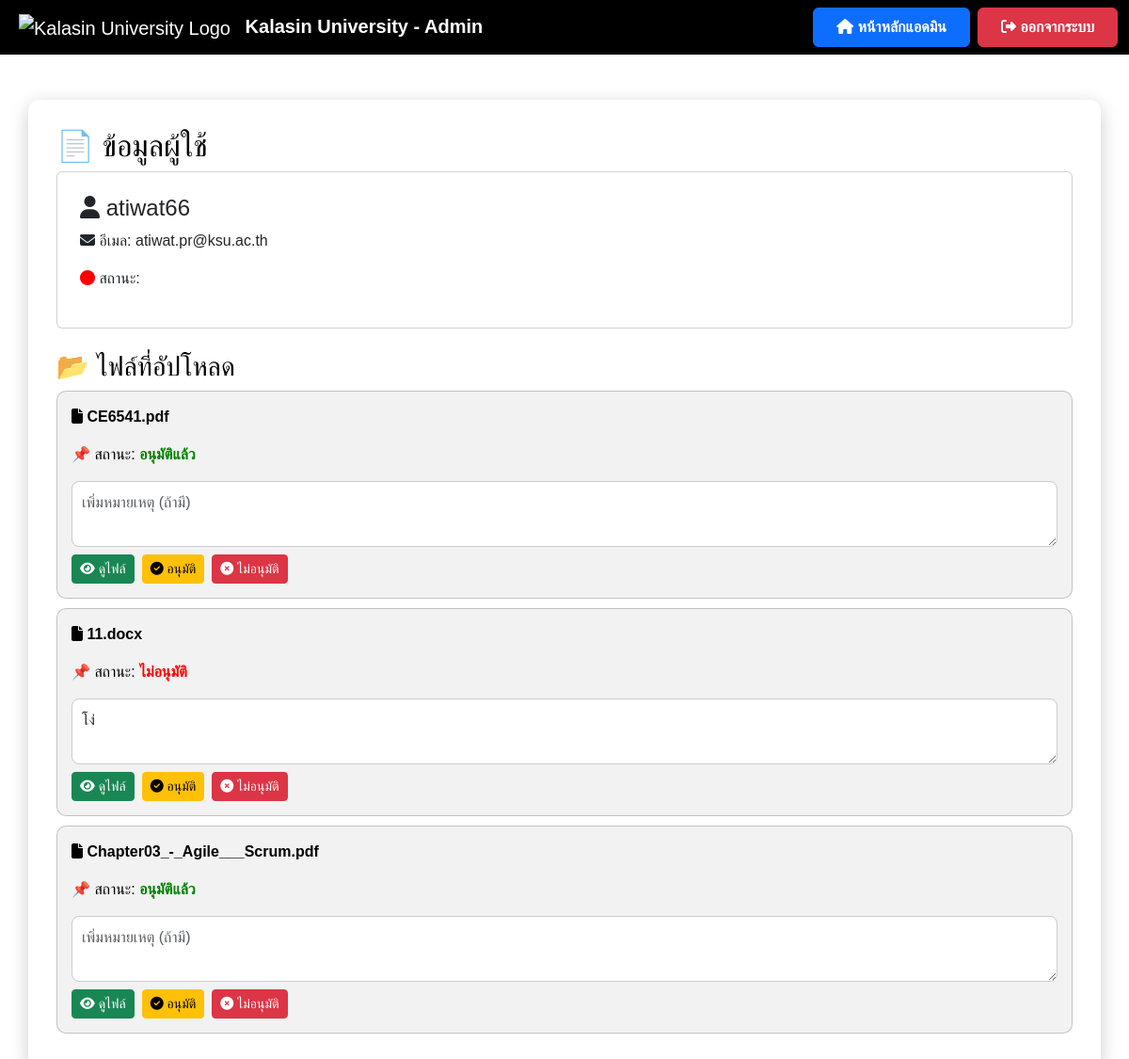
The page /view_user/1 on the database as committed earlier.
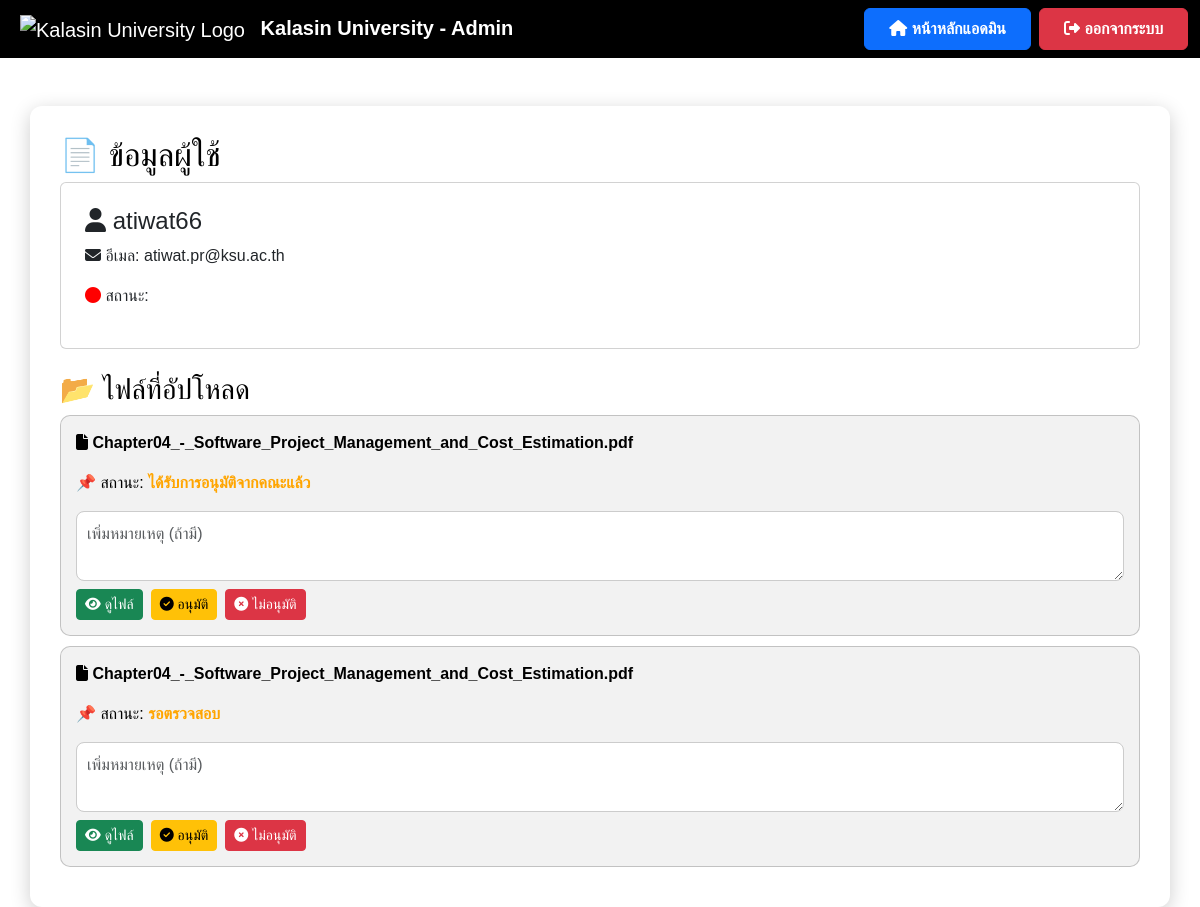
The same page on the database as committed later.
### app.py (models this page shows)
class File(db.Model):
    id = db.Column(db.Integer, primary_key=True)
    filename = db.Column(db.String(255), nullable=False)
    file_path = db.Column(db.String(255), nullable=True)  # ✅ เพิ่มฟิลด์นี้
    status = db.Column(db.String(50), nullable=False, default="รอตรวจสอบ")
    comment = db.Column(db.Text, nullable=True)
    user_id = db.Column(db.Integer, db.ForeignKey('user.id'), nullable=False)

### app.py (the view)
@app.route('/view_user/<int:user_id>')
def view_user(user_id):
    user = User.query.get(user_id)
    if not user:
        flash("ไม่พบข้อมูลผู้ใช้", "danger")
        return redirect(url_for('manage_users'))  # ถ้าหาไม่เจอให้กลับไปหน้า manage_users
    files = File.query.filter_by(user_id=user.id).all()
    return render_template('view_user.html', user=user, files=files)

### templates/view_user.html (shortened to what this page needs)
<!DOCTYPE html>
<html lang="th">
<head>
    <link href="https://cdn.jsdelivr.net/npm/bootstrap@5.3.3/dist/css/bootstrap.min.css" rel="stylesheet">
    <link rel="stylesheet" href="https://cdnjs.cloudflare.com/ajax/libs/font-awesome/6.4.2/css/all.min.css">
</head>
<body>
    <nav class="navbar navbar-expand-lg navbar-dark">
        <div class="container-fluid">
            <a class="navbar-brand ms-2" href="{{ url_for('admin_dashboard') }}">
                <img src="https://upload.wikimedia.org/wikipedia/th/4/4e/Kalasin_University_Seal.svg"
                     alt="Kalasin University Logo" style="height: 50px; margin-right: 10px;">
                <strong>Kalasin University - Admin</strong>
            </a>
            <div class="ms-auto d-flex">
                <a href="{{ url_for('admin_dashboard') }}" class="btn btn-primary fw-bold px-4 py-2 me-2">
                    <i class="fas fa-home"></i> หน้าหลักแอดมิน
                </a>
                <a href="{{ url_for('logout') }}" class="btn btn-danger fw-bold px-4 py-2">
                    <i class="fas fa-sign-out-alt"></i> ออกจากระบบ
                </a>
            </div>
        </div>
    </nav>
    <div class="container container-custom mt-5">
        <h2>📄 ข้อมูลผู้ใช้</h2>
        <div class="card p-4">
            <h4><i class="fas fa-user"></i> {{ user.username }}</h4>
            <p><i class="fas fa-envelope"></i> อีเมล: {{ user.email }}</p>
            <p><i class="fas fa-circle" style="color: {% if user.status == 'active' %}green{% else %}red{% endif %};"></i> สถานะ: {{ user.status }}</p>
        </div>
        <h3 class="mt-4">📂 ไฟล์ที่อัปโหลด</h3>
        {% if files %}
        {% for file in files %}
        <div class="file-card">
            <p><i class="fas fa-file"></i> <strong>{{ file.filename }}</strong></p>
            <p>📌 สถานะ:
                <span id="status-{{ file.id }}" class="{% if file.status == 'อนุมัติแล้ว' %}status-approved{% elif file.status == 'ไม่อนุมัติ' %}status-rejected{% else %}status-pending{% endif %}">
                    {{ file.status }}
                </span>
            </p>
            <textarea class="form-control mt-2 comment-box" id="comment-{{ file.id }}" placeholder="เพิ่มหมายเหตุ (ถ้ามี)">{{ file.comment if file.comment else '' }}</textarea>
            <div class="d-flex mt-2">
                <a href="{{ url_for('uploaded_file', filename=file.filename) }}" class="btn btn-success btn-sm me-2" target="_blank">
                    <i class="fas fa-eye"></i> ดูไฟล์
                </a>
                <button class="btn btn-warning btn-sm me-2" onclick="approveFile({{ file.id }})" id="approve-btn-{{ file.id }}">
                    <i class="fas fa-check-circle"></i> อนุมัติ
                </button>
                <button class="btn btn-danger btn-sm me-2" onclick="rejectFile({{ file.id }})" id="reject-btn-{{ file.id }}">
                    <i class="fas fa-times-circle"></i> ไม่อนุมัติ
                </button>
            </div>
        </div>
        {% endfor %}
        {% else %}
            <p class="text-muted">⛔ ผู้ใช้นี้ยังไม่มีการอัปโหลดไฟล์</p>
        {% endif %}
    </div>
</body>
</html>

Rows that differ between the two databases and show on the page:
removed File: filename "11.docx", status "ไม่อนุมัติ", id "โง่"
removed File: filename "Chapter03_-_Agile___Scrum.pdf", status "อนุมัติแล้ว", id "เพิ่มหมายเหตุ (ถ้ามี)"
changed File: filename "CE6541.pdf" → "Chapter04_-_Software_Project_Management_and_Cost_Estimation.pdf"; status "อนุมัติแล้ว" → "ได้รับการอนุมัติจากคณะแล้ว"
added File: filename "Chapter04_-_Software_Project_Management_and_Cost_Estimation.pdf", status "รอตรวจสอบ", id "เพิ่มหมายเหตุ (ถ้ามี)"
